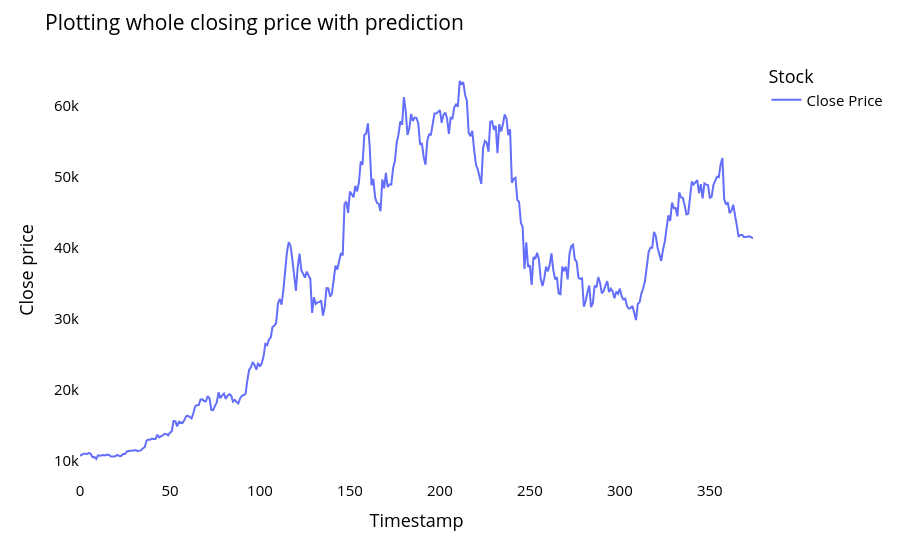

Write notebook code for a chart like this one.
### Code cell
my_model = closedf.tolist()
my_model.extend((np.array(lst_output).reshape(-1,1)).tolist())
my_model = scaler.inverse_transform(my_model).reshape(1,-1).tolist()[0]

names = cycle(['Close Price'])

fig = px.line(my_model,labels={'value': 'Close price','index': 'Timestamp'})
fig.update_layout(title_text='Plotting whole closing price with prediction',
                  plot_bgcolor='white', font_size=15, font_color='black',legend_title_text='Stock')
fig.for_each_trace(lambda t:  t.update(name = next(names)))
fig.update_xaxes(showgrid=False)
fig.update_yaxes(showgrid=False)
fig.show()

### Figure 1 — Plotly figure (JSON) as saved in the notebook; plotly's stock layout.template omitted (floating-point values rounded to 4 significant figures; data arrays with more than 128 entries replaced by an {"elided": "..."} marker saying what was removed)
{"data": [{"hovertemplate": "variable=0<br>Timestamp=%{x}<br>Close price=%{y}<extra></extra>", "legendgroup": "0", "line": {"color": "#636efa", "dash": "solid"}, "marker": {"symbol": "circle"}, "mode": "lines", "name": "Close Price", "orientation": "v", "showlegend": true, "type": "scatter", "x": {"elided": "375 int values"}, "xaxis": "x", "y": {"elided": "375 float values"}, "yaxis": "y"}], "layout": {"font": {"color": "black", "size": 15}, "legend": {"title": {"text": "Stock"}, "tracegroupgap": 0}, "margin": {"t": 60}, "plot_bgcolor": "white", "title": {"text": "Plotting whole closing price with prediction"}, "xaxis": {"anchor": "y", "domain": [0, 1], "showgrid": false, "title": {"text": "Timestamp"}}, "yaxis": {"anchor": "x", "domain": [0, 1], "showgrid": false, "title": {"text": "Close price"}}}}
